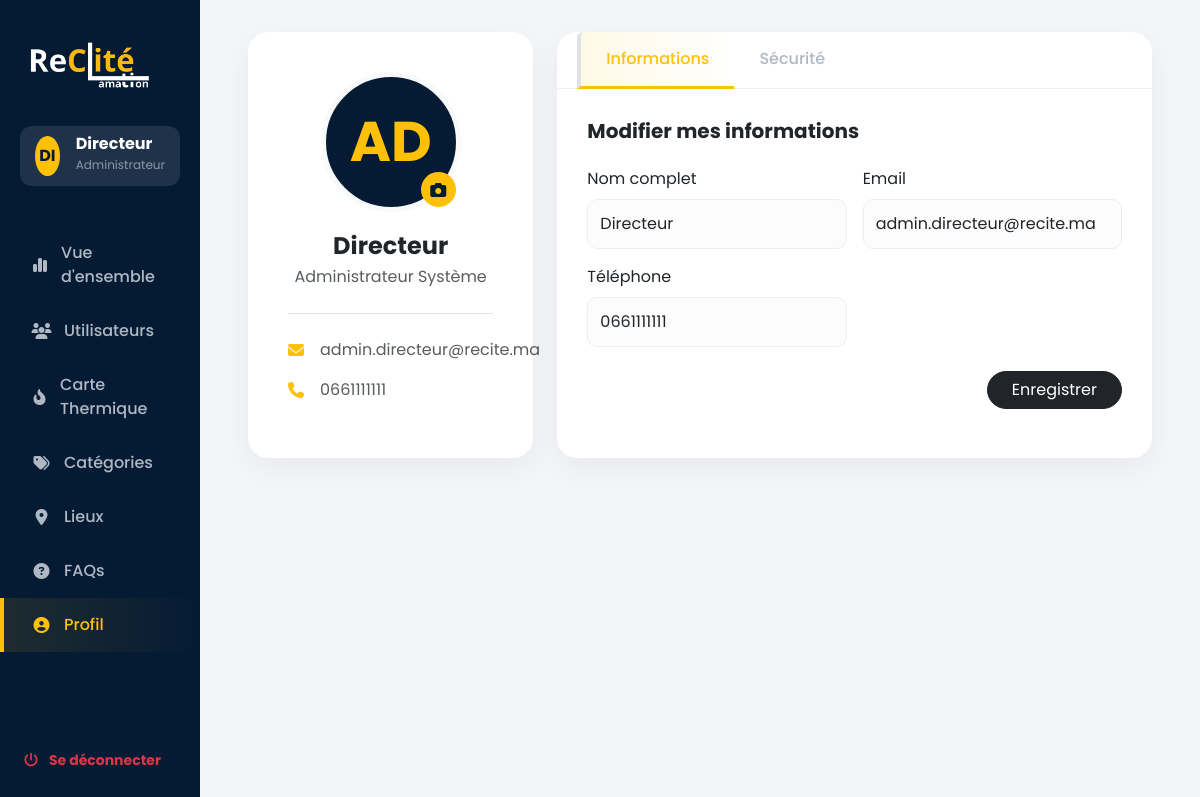
Screenshot of /admin/profile.php (signed in) with the database file from the repository.
### tables this page shows
CREATE TABLE `users` (
                         `id` int(11) NOT NULL AUTO_INCREMENT,
                         `nom` varchar(100) NOT NULL,
                         `email` varchar(100) NOT NULL,
                         `password` varchar(255) NOT NULL,
                         `role` enum('reclamant','gestionnaire','admin') NOT NULL DEFAULT 'reclamant',
                         `code_logement` varchar(50) DEFAULT NULL,
                         `type_occupant` varchar(50) DEFAULT NULL,
                         `avatar` varchar(255) DEFAULT NULL,
                         `telephone` varchar(20) DEFAULT NULL,
                         `reset_token` varchar(255) DEFAULT NULL,
                         `reset_expires` datetime DEFAULT NULL,
                         `date_creation` datetime DEFAULT current_timestamp(),
                         PRIMARY KEY (`id`),
                         UNIQUE KEY `email` (`email`)
);

### admin/profile.php (the view, shortened to what this page needs)
<?php
require_once '../config/db.php';
$user_id = $_SESSION['user_id'];
$stmt = $pdo->prepare("SELECT * FROM users WHERE id = ?");
$stmt->execute([$user_id]);
$user = $stmt->fetch(PDO::FETCH_ASSOC);
?>
<!DOCTYPE html>
<html lang="fr">
<head>
    <link href="https://cdn.jsdelivr.net/npm/bootstrap@5.3.2/dist/css/bootstrap.min.css" rel="stylesheet">
    <link rel="stylesheet" href="https://cdnjs.cloudflare.com/ajax/libs/font-awesome/6.4.0/css/all.min.css">
</head>
<body>
<div class="container-fluid">
    <div class="row">
        <?php include 'sidebar.php'; ?>
        <div class="col-md-9 col-lg-10 main-content">
            <div class="row g-4">
                <div class="col-lg-4">
                    <div class="profile-card">
                        <div class="profile-avatar-wrapper">
                            <?php if (!empty($user['avatar'])): ?>
                                <img src="../uploads/avatars/<?php echo htmlspecialchars($user['avatar']); ?>" class="profile-avatar-lg">
                            <?php else: ?>
                                <div class="avatar-placeholder">AD</div>
                            <?php endif; ?>
                            <label for="avatarUpload" class="avatar-edit-btn"><i class="fas fa-camera"></i></label>
                        </div>
                        <h4 class="fw-bold mb-1"><?php echo htmlspecialchars($user['nom']); ?></h4>
                        <p class="text-muted">Administrateur Système</p>
                        <div class="text-start mt-4 pt-4 border-top">
                             <div class="d-flex align-items-center mb-3 text-muted">
                                <i class="fas fa-envelope me-3 text-warning"></i> <?php echo htmlspecialchars($user['email']); ?>
                            </div>
                             <div class="d-flex align-items-center mb-3 text-muted">
                                <i class="fas fa-phone me-3 text-warning"></i> <?php echo htmlspecialchars($user['telephone'] ?? 'Non renseigné'); ?>
                            </div>
                        </div>
                    </div>
                </div>
                <div class="col-lg-8">
                    <div class="settings-card">
                        <ul class="nav nav-tabs" id="pTab" role="tablist">
                            <li class="nav-item"><button class="nav-link active" data-bs-toggle="tab" data-bs-target="#info">Informations</button></li>
                            <li class="nav-item"><button class="nav-link" data-bs-toggle="tab" data-bs-target="#sec">Sécurité</button></li>
                        </ul>
                        <div class="tab-content">
                            <div class="tab-pane fade show active" id="info">
                                <h5 class="fw-bold mb-4">Modifier mes informations</h5>
                                <form method="POST">
                                    <div class="row g-3">
                                        <div class="col-md-6">
                                            <label class="form-label">Nom complet</label>
                                            <input type="text" name="nom" class="form-control" value="<?php echo htmlspecialchars($user['nom']); ?>" required>
                                        </div>
                                        <div class="col-md-6">
                                            <label class="form-label">Email</label>
                                            <input type="email" name="email" class="form-control" value="<?php echo htmlspecialchars($user['email']); ?>" required>
                                        </div>
                                        <div class="col-md-6">
                                            <label class="form-label">Téléphone</label>
                                            <input type="text" name="telephone" class="form-control" value="<?php echo htmlspecialchars($user['telephone'] ?? ''); ?>" placeholder="+212 6...">
                                        </div>
                                    </div>
                                    <div class="text-end mt-4">
                                        <button type="submit" name="update_info" class="btn btn-dark rounded-pill px-4">Enregistrer</button>
                                    </div>
                                </form>
                            </div>
                        </div>
                    </div>
                </div>
            </div>
        </div>
    </div>
</div>
</body>
</html>

### admin/sidebar.php (shortened to what this page needs)
<?php
$current_page = basename($_SERVER['PHP_SELF']);
$sidebar_name = isset($user['nom']) ? $user['nom'] : ($_SESSION['user_nom'] ?? ($_SESSION['user_name'] ?? 'Directeur'));
$sidebar_avatar = isset($user['avatar']) ? $user['avatar'] : ($_SESSION['user_avatar'] ?? '');
function render_avatar($avatar, $name) {
    if (!empty($avatar)) {
        return '<img src="../uploads/avatars/'.htmlspecialchars($avatar).'" class="avatar-small me-3" style="width: 40px; height: 40px; border-radius: 50%; object-fit: cover; aspect-ratio: 1/1;" alt="Avatar">';
    } else {
        $vals = explode(' ', $name);
        $initials = isset($vals[1]) ? strtoupper(substr($vals[0], 0, 1) . substr($vals[1], 0, 1)) : strtoupper(substr($vals[0], 0, 2));
        return '<div class="avatar-small me-3" style="width: 40px; height: 40px; background-color: var(--accent-yellow); color: var(--sidebar-bg); border-radius: 50%; display: flex; align-items: center; justify-content: center; font-weight: 700;">'.$initials.'</div>';
    }
}
?>
<div class="col-md-3 col-lg-2 sidebar d-none d-md-block px-0">
    <div style="margin: 0 20px 25px 20px;">
        <img src="../assets/img/Rec_Blanc.png" alt="Logo Syndic" style="width: 137px; height: auto;">
    </div>
    <div class="user-profile-card d-flex align-items-center" style="margin: 0 20px 40px 20px; padding: 10px 15px; background: rgba(255, 255, 255, 0.1); border-radius: 12px;">
        <?php echo render_avatar($sidebar_avatar, $sidebar_name); ?>
        <div>
            <div class="fw-bold lh-1"><?php echo htmlspecialchars($sidebar_name); ?></div>
            <small class="text-white-50" style="font-size: 12px;">Administrateur</small>
        </div>
    </div>
    <ul class="nav flex-column">
        <li class="nav-item">
            <a href="dashboard.php" class="nav-link <?php echo ($current_page == 'dashboard.php') ? 'active' : ''; ?>">
                <i class="fas fa-chart-simple"></i> Vue d'ensemble
            </a>
        </li>
        <li class="nav-item">
            <a href="users.php" class="nav-link <?php echo ($current_page == 'users.php') ? 'active' : ''; ?>">
                <i class="fas fa-users"></i> Utilisateurs
            </a>
        </li>
        <li class="nav-item">
            <a href="heatmap.php" class="nav-link <?php echo ($current_page == 'heatmap.php') ? 'active' : ''; ?>">
                <i class="fas fa-fire-alt"></i> Carte Thermique
            </a>
        </li>
        <li class="nav-item">
            <a href="categories.php" class="nav-link <?php echo ($current_page == 'categories.php') ? 'active' : ''; ?>">
                <i class="fas fa-tags"></i> Catégories
            </a>
        </li>
        <li class="nav-item">
            <a href="lieux.php" class="nav-link <?php echo ($current_page == 'lieux.php') ? 'active' : ''; ?>">
                <i class="fas fa-map-marker-alt"></i> Lieux
            </a>
        </li>
        <li class="nav-item">
            <a href="faqs.php" class="nav-link <?php echo ($current_page == 'faqs.php') ? 'active' : ''; ?>">
                <i class="fas fa-circle-question"></i> FAQs
            </a>
        </li>
        <li class="nav-item">
            <a href="profile.php" class="nav-link <?php echo ($current_page == 'profile.php') ? 'active' : ''; ?>">
                <i class="fas fa-user-circle"></i> Profil
            </a>
        </li>
    </ul>
    <div class="mt-5 pt-5 px-4">
        <a href="../logout.php" class="text-danger text-decoration-none small fw-bold">
            <i class="fas fa-power-off me-2"></i> Se déconnecter
        </a>
    </div>
</div>

### admin/profile.php (style rules this page uses)
:root { --sidebar-bg: #051b34; --body-bg: #f3f5f9; --accent-yellow: #ffc107; --text-muted: #6c757d; }
body { font-family: 'Poppins', sans-serif; background-color: var(--body-bg); overflow-x: hidden; }
.sidebar { background-color: var(--sidebar-bg); min-height: 100vh; color: white; padding-top: 2rem; }
.user-profile-card { background: rgba(255, 255, 255, 0.1); border-radius: 12px; padding: 10px 15px; margin: 0 20px 40px 20px; }
.avatar-small { width: 40px; height: 40px; background-color: var(--accent-yellow); color: var(--sidebar-bg); border-radius: 50%; display: flex; align-items: center; justify-content: center; font-weight: 700; object-fit: cover; }
.nav-link { color: #b0b8c4; padding: 15px 25px; transition: 0.3s; border-left: 4px solid transparent; }
.nav-link.active { color: var(--accent-yellow); background: linear-gradient(90deg, rgba(255,193,7,0.1) 0%, rgba(255,193,7,0) 100%); border-left: 4px solid var(--accent-yellow); }
.nav-link i { width: 25px; margin-right: 10px; }
.main-content { padding: 2rem 3rem; }
.profile-card { background: white; border-radius: 20px; box-shadow: 0 10px 30px rgba(0,0,0,0.05); padding: 40px; text-align: center; height: 100%; }
.profile-avatar-wrapper { position: relative; width: 140px; height: 140px; margin: 0 auto 20px; }
.avatar-placeholder { width: 100%; height: 100%; background: var(--sidebar-bg); color: var(--accent-yellow); border-radius: 50%; display: flex; align-items: center; justify-content: center; font-size: 3.5rem; font-weight: bold; border: 5px solid #f8f9fa; aspect-ratio: 1/1; }
.avatar-edit-btn { position: absolute; bottom: 5px; right: 5px; background: var(--accent-yellow); color: var(--sidebar-bg); width: 35px; height: 35px; border-radius: 50%; display: flex; align-items: center; justify-content: center; cursor: pointer; transition: 0.2s; z-index: 10; }
.settings-card { background: white; border-radius: 20px; box-shadow: 0 10px 30px rgba(0,0,0,0.05); overflow: hidden; height: 100%; }
.nav-tabs { border-bottom: 1px solid #f0f0f0; padding: 0 20px; }
.nav-tabs .nav-link { border: none; color: var(--text-muted); padding: 20px 25px; font-weight: 500; background: transparent; }
.nav-tabs .nav-link.active { color: var(--sidebar-bg); border-bottom: 3px solid var(--accent-yellow); }
.tab-content { padding: 30px; }
.form-control { border-radius: 10px; padding: 12px; border: 1px solid #eee; background: #fcfcfc; }

### admin/sidebar.php (style rules this page uses)
.sidebar { background-color: #051b34; min-height: 100vh; color: white; padding-top: 2rem; }
.nav-link { color: #b0b8c4 !important; padding: 15px 25px !important; font-size: 1rem !important; font-weight: 500 !important; transition: 0.3s; border-left: 4px solid transparent; display: flex; align-items: center; }
.nav-link.active { color: #ffc107 !important; background: linear-gradient(90deg, rgba(255,193,7,0.1) 0%, rgba(255,193,7,0) 100%); border-left: 4px solid #ffc107; }
.nav-link i { width: 25px; margin-right: 10px; text-align: center; }

### rows the page displays
users: nom "DI", nom "Directeur", email "admin.directeur@recite.ma", telephone "0661111111"
